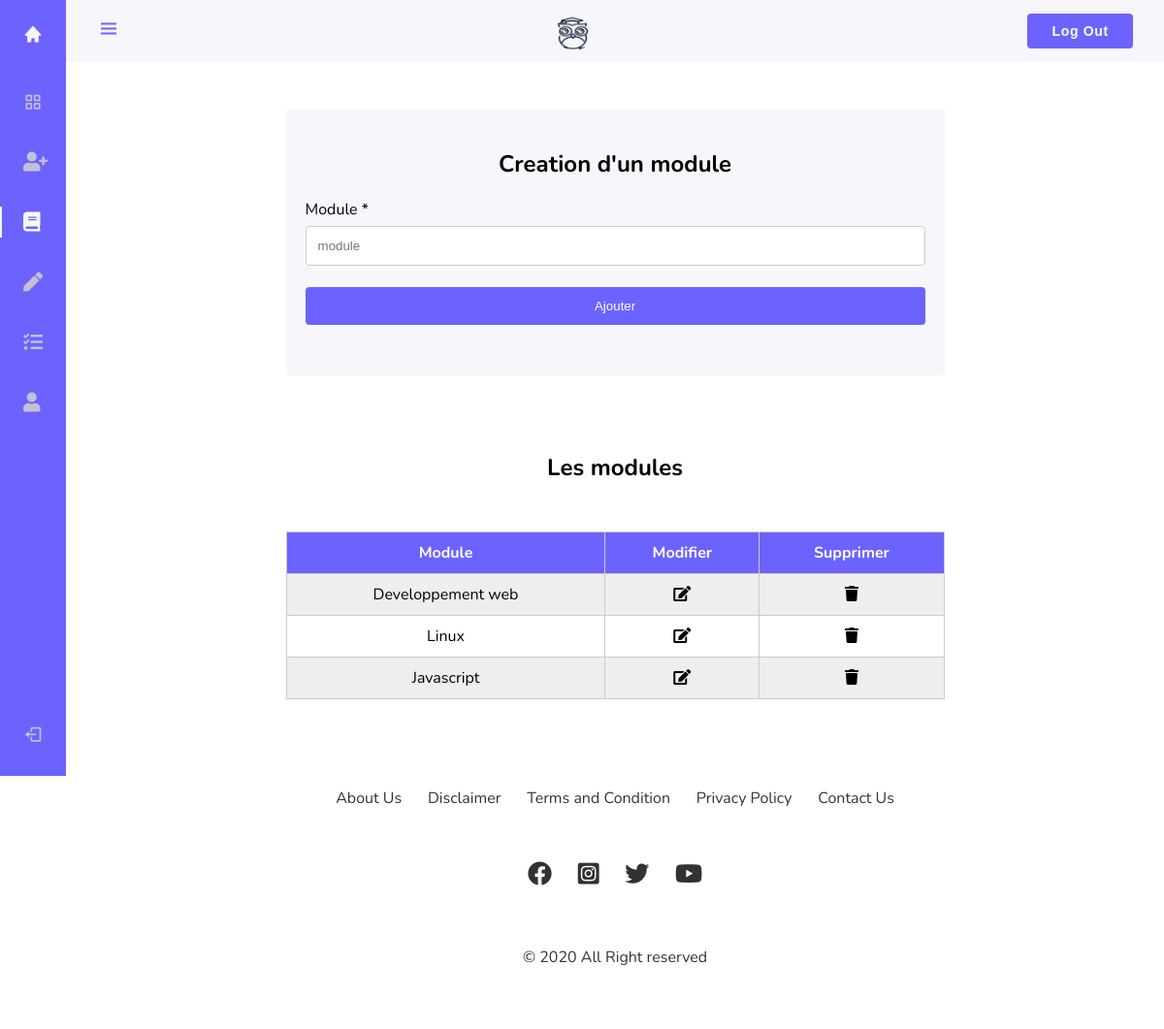
The page /insertModule.php (signed in) on the database as committed earlier.
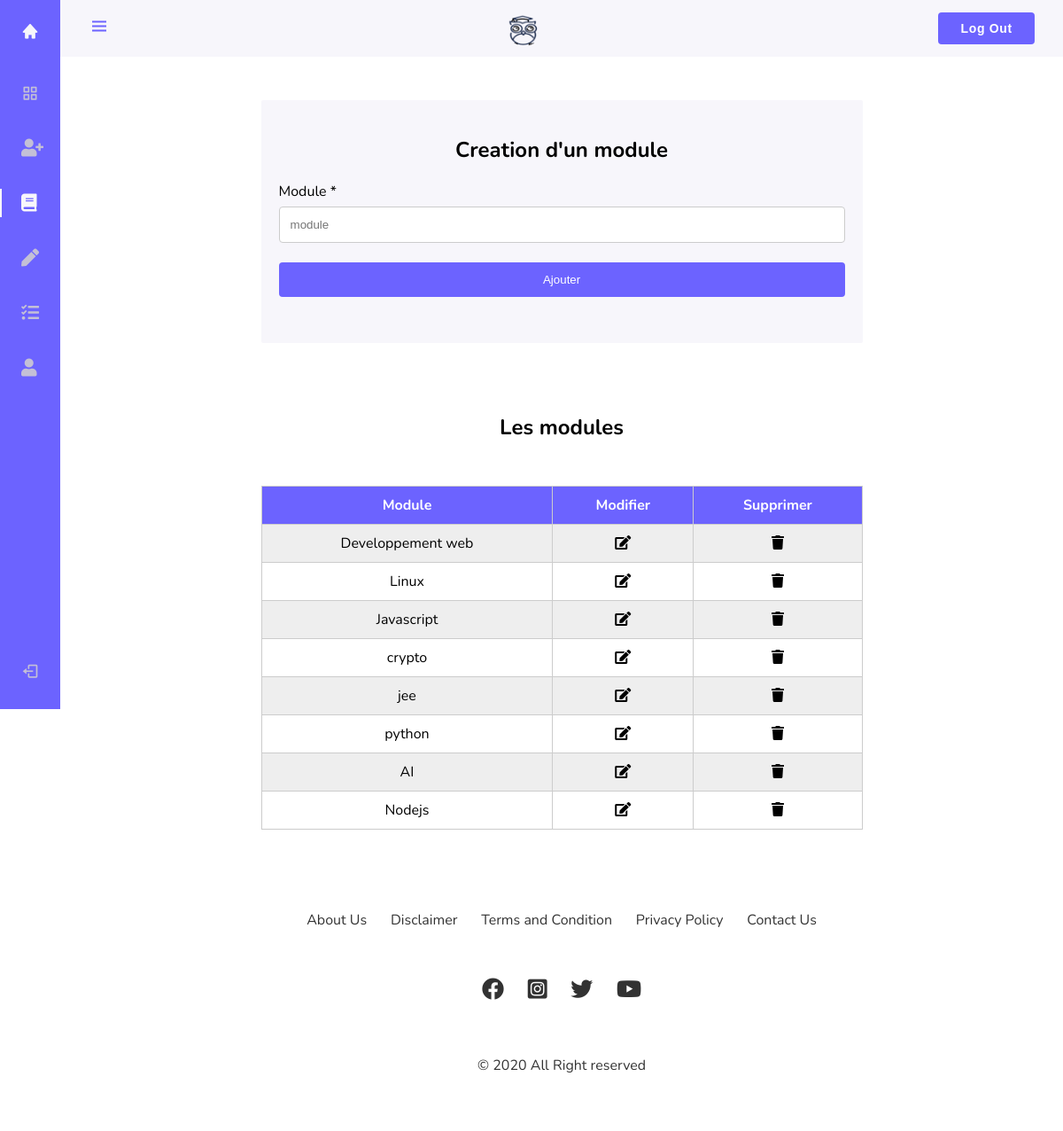
The same page on the database as committed later.
### tables this page shows
CREATE TABLE `module` (
  `id_module` int(11) NOT NULL,
  `intitule_module` varchar(30) NOT NULL,
  `fk_enseigne` int(11) NOT NULL
);

### insertModule.php (the view, shortened to what this page needs)
<?php
require_once "connect.php";
$fk_enseigne = $_SESSION['id_user'];
$results  = mysqli_query($db, "SELECT * FROM module WHERE fk_enseigne = '$fk_enseigne' ");
?>
<!DOCTYPE html>
<html lang="en">
<head>
  <link href="https://cdn.jsdelivr.net/npm/boxicons@2.0.5/css/boxicons.min.css" rel="stylesheet" />
  <link rel="stylesheet" href="https://cdnjs.cloudflare.com/ajax/libs/font-awesome/5.15.2/css/all.min.css" />
  <link rel="stylesheet" href="sass/insertModule.css" />
</head>
<body id="body-pd">
  <header class="header" id="header">
    <div class="header__toggle">
      <i class="bx bx-menu" id="header-toggle"></i>
    </div>
    <div class="header__img">
      <a href="index.php">
        <img src="img/logo/logo.png" alt="" />
      </a>
    </div>
    <div>
      <button class="btn-log">Log Out</button>
    </div>
  </header>
  <div class="l-navbar" id="nav-bar">
    <nav class="nav">
      <div>
        <a href="index.php" class="nav__logo">
          <i class="bx bxs-home nav__logo-icon"></i>
        </a>
        <div class="nav__list">
          <a href="enseignant.php" class="nav__link">
            <i class="bx bx-grid-alt nav__icon"></i>
          </a>
          <a href="insertEtu.php" class="nav__link">
            <i class="fas fa-user-plus nav__icon"></i>
          </a>
          <a href="insertModule.php" class="nav__link active">
            <i class="fas fa-book nav__icon"></i>
          </a>
          <a href="insertSeance.php" class="nav__link">
            <i class="fas fa-pen nav__icon"></i>
          </a>
          <a href="gsNoteAbsence.php" class="nav__link">
            <i class="fas fa-tasks nav__icon"></i>
          </a>
          <a href="contact.php" class="nav__link">
            <i class="fas fa-user nav__icon"></i>
          </a>
        </div>
      </div>
      <a href="login.php" class="nav__link">
        <i class="bx bx-log-out nav__icon"></i>
      </a>
    </nav>
  </div>
  <div class="insert-mod-container">
    <form name="moduleForm" action="insertModule.php" method="post">
      <h2>Creation d'un module</h2>
      <label for="module">Module *</label>
      <input name="module" placeholder="module" type="text" />
      <input name="ajouter" type="submit" value="Ajouter" />
    </form>
  </div>
  <table>
    <h2>
      Les modules
    </h2>
    <thead>
      <tr>
        <th>Module</th>
        <th>Modifier</th>
        <th>Supprimer</th>
      </tr>
    </thead>
    <tbody>
      <?php while ($row = mysqli_fetch_array($results)) { ?>
        <tr>
          <td data-column="Module"><?php echo $row['intitule_module']; ?></td>
          <td data-column="Modifier">
            <i class="fas fa-edit table-edit-icon"></i>
          </td>
          <td data-column="Supprimer">
            <i class="fas fa-trash table-trash-icon"></i>
          </td>
        </tr>
      <?php } ?>
    </tbody>
  </table>
  <?php include 'footer.php' ?>
</body>
</html>

### footer.php
<footer>
    <div class="footer-con">
        <div class="footer-row footer-row__1">
            <ul>
                <li><a href="#">&#169; 2020 All Right reserved</a></li>
            </ul>
        </div>
        <div class="footer-row footer-row__2">
            <ul>
                <li><a href="#">About Us</a></li>
                <li><a href="#">Disclaimer</a></li>
                <li><a href="#">Terms and Condition</a></li>
                <li><a href="#">Privacy Policy</a></li>
                <li><a href="#">Contact Us</a></li>
            </ul>
        </div>
        <div class="footer-row footer-row__3">
            <ul>
                <li>
                    <a href="#"><i class="fab fa-facebook"></i></a>
                </li>
                <li>
                    <a href="#"><i class="fab fa-instagram-square"></i></a>
                </li>
                <li>
                    <a href="#"><i class="fab fa-twitter"></i></a>
                </li>
                <li>
                    <a href="#"><i class="fab fa-youtube"></i></a>
                </li>
            </ul>
        </div>
    </div>
</footer>

### sass/insertModule.css (style rules this page uses)
:root { --header-height: 3rem; --nav-width: 68px; --first-color: #6C63FF; --first-color-hover:#32408f; --first-color-light: #c4c0d6; --white-color: #F7F6FB; --body-font: 'Nunito', sans-serif; --normal-font-size: 1rem; --z-fixed: 100; }
body { position: relative; margin: var(--header-height) 0 0 0; padding: 0; font-family: var(--body-font); font-size: var(--normal-font-size); transition: .5s; }
a { text-decoration: none; }
.btn-log { display: inline-block; text-decoration: none; font-size: 14px; font-weight: 600; letter-spacing: 0.7px; padding: 10px 25px; cursor: pointer; border-radius: 4px; border: none; color: white; background: var(--first-color); }
.header { width: 100%; height: var(--header-height); position: fixed; top: 0; left: 0; display: flex; align-items: center; justify-content: space-between; padding: 0 1rem; background-color: var(--white-color); z-index: var(--z-fixed); transition: .5s; }
.header__toggle { color: var(--first-color); font-size: 1.5rem; cursor: pointer; }
.header__img { width: 35px; height: 35px; display: flex; justify-content: center; border-radius: 50%; overflow: hidden; }
.header__img img { width: 40px; }
.l-navbar { position: fixed; top: 0; left: -30%; width: var(--nav-width); height: 100vh; background-color: var(--first-color); padding: .5rem 1rem 0 0; transition: .5s; z-index: var(--z-fixed); }
.nav { height: 100%; display: flex; flex-direction: column; justify-content: space-between; overflow: hidden; }
.nav__logo, .nav__link { display: grid; grid-template-columns: max-content max-content; align-items: center; column-gap: 1rem; padding: .5rem 0 .5rem 1.5rem; }
.nav__logo { margin-bottom: 2rem; }
.nav__logo-icon { font-size: 1.25rem; color: var(--white-color); }
.nav__link { position: relative; color: var(--first-color-light); margin-bottom: 1.5rem; transition: .3s; }
.nav__icon { font-size: 1.25rem; }
.active { color: var(--white-color); }
.active::before { content: ''; position: absolute; left: 0; width: 2px; height: 32px; background-color: var(--white-color); }
@media screen and (min-width: 768px) { body { margin: calc(var(--header-height) + 1rem) 0 0 0; padding-left: calc(var(--nav-width) + 0.01rem); } }
@media screen and (min-width: 768px) { .header { height: calc(var(--header-height) + 1rem); padding: 0 2rem 0 calc(var(--nav-width) + 2rem); } }
@media screen and (min-width: 768px) { .header__img { width: 40px; height: 40px; } }
@media screen and (min-width: 768px) { .header__img img { width: 45px; } }
@media screen and (min-width: 768px) { .l-navbar { left: 0; padding: 1rem 1rem 0 0; } }
table { width: 60%; border-collapse: collapse; margin: 50px auto; }
tr:nth-of-type(odd) { background: #eee; }
th { background: var(--first-color); color: white; font-weight: bold; }
td, th { padding: 10px; border: 1px solid #ccc; text-align: left; font-size: 16px; }
tr, td { text-align: center; }
.table-edit-icon { cursor: pointer; }
.table-trash-icon { cursor: pointer; }
.footer-con { padding: 25px 0; background-color: white; color: #000000; display: flex; flex-direction: row; flex-wrap: wrap; }
.footer-con ul { padding: 0; list-style: none; font-size: 16px; }
.footer-con ul li { display: inline; margin: 1%; font-size: 16px; }
.footer-con ul a { color: inherit; text-decoration: none; opacity: 0.8; }
.footer-con .footer-row { margin: 0%; padding: 0%; text-align: center; }
.footer-con .footer-row__1 { flex: 25%; }
.footer-con .footer-row__2 { flex: 50%; }
.footer-con .footer-row__3 { flex: 25%; }
.footer-con .footer-row__3 .fab { font-size: 25px; }
@media screen and (max-width: 1300px) { .footer-con { flex-direction: column-reverse; } }
@media screen and (max-width: 1300px) { .footer-con .footer-row { flex: 90%; } }
@media screen and (max-width: 1300px) { .footer-con .footer-row__2 { order: 1; } }
.insert-mod-container { border-radius: 2px; background-color: var(--white-color); padding: 20px; margin: 10% auto; width: 60%; }
.insert-mod-container input, .insert-mod-container select, .insert-mod-container textarea { width: 100%; padding: 12px; border: 1px solid #ccc; border-radius: 4px; box-sizing: border-box; margin-top: 6px; margin-bottom: 16px; resize: vertical; }
.insert-mod-container input[type="submit"] { background-color: var(--first-color); color: white; padding: 12px 20px; border: none; border-radius: 4px; cursor: pointer; }
.insert-mod-container { margin-bottom: 7%; }
h2 { text-align: center; }
table th { text-align: center; }

Rows that differ between the two databases and show on the page:
added module: intitule_module "crypto"
added module: intitule_module "jee"
added module: intitule_module "python"
added module: intitule_module "AI"
added module: intitule_module "Nodejs"
